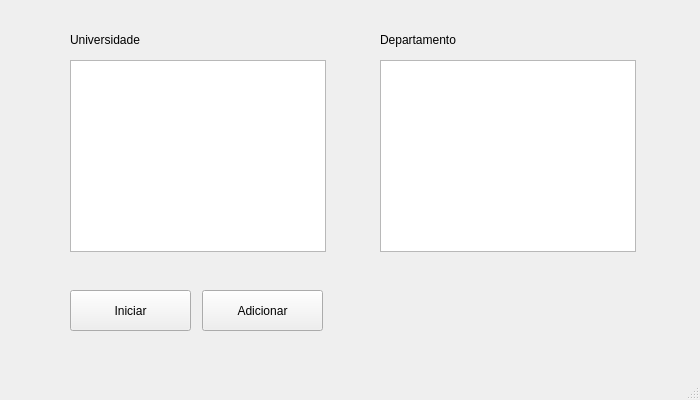
<?xml version="1.0" encoding="UTF-8"?>
<ui version="4.0">
 <class>MainWindow</class>
 <widget class="QMainWindow" name="MainWindow">
  <property name="geometry">
   <rect>
    <x>0</x>
    <y>0</y>
    <width>700</width>
    <height>400</height>
   </rect>
  </property>
  <property name="windowTitle">
   <string>MainWindow</string>
  </property>
  <widget class="QWidget" name="centralwidget">
   <widget class="QListWidget" name="listWidget">
    <property name="geometry">
     <rect>
      <x>70</x>
      <y>60</y>
      <width>256</width>
      <height>192</height>
     </rect>
    </property>
   </widget>
   <widget class="QListWidget" name="listWidget_2">
    <property name="geometry">
     <rect>
      <x>380</x>
      <y>60</y>
      <width>256</width>
      <height>192</height>
     </rect>
    </property>
   </widget>
   <widget class="QLabel" name="label">
    <property name="geometry">
     <rect>
      <x>70</x>
      <y>30</y>
      <width>91</width>
      <height>20</height>
     </rect>
    </property>
    <property name="text">
     <string>Universidade</string>
    </property>
   </widget>
   <widget class="QLabel" name="label_2">
    <property name="geometry">
     <rect>
      <x>380</x>
      <y>30</y>
      <width>101</width>
      <height>20</height>
     </rect>
    </property>
    <property name="text">
     <string>Departamento</string>
    </property>
   </widget>
   <widget class="QPushButton" name="IniciarButton">
    <property name="geometry">
     <rect>
      <x>70</x>
      <y>290</y>
      <width>121</width>
      <height>41</height>
     </rect>
    </property>
    <property name="text">
     <string>Iniciar</string>
    </property>
   </widget>
   <widget class="QPushButton" name="AdicionarButton">
    <property name="geometry">
     <rect>
      <x>202</x>
      <y>290</y>
      <width>121</width>
      <height>41</height>
     </rect>
    </property>
    <property name="text">
     <string>Adicionar</string>
    </property>
   </widget>
  </widget>
  <widget class="QMenuBar" name="menubar">
   <property name="geometry">
    <rect>
     <x>0</x>
     <y>0</y>
     <width>700</width>
     <height>25</height>
    </rect>
   </property>
  </widget>
  <widget class="QStatusBar" name="statusbar"/>
 </widget>
 <resources/>
 <connections/>
</ui>
